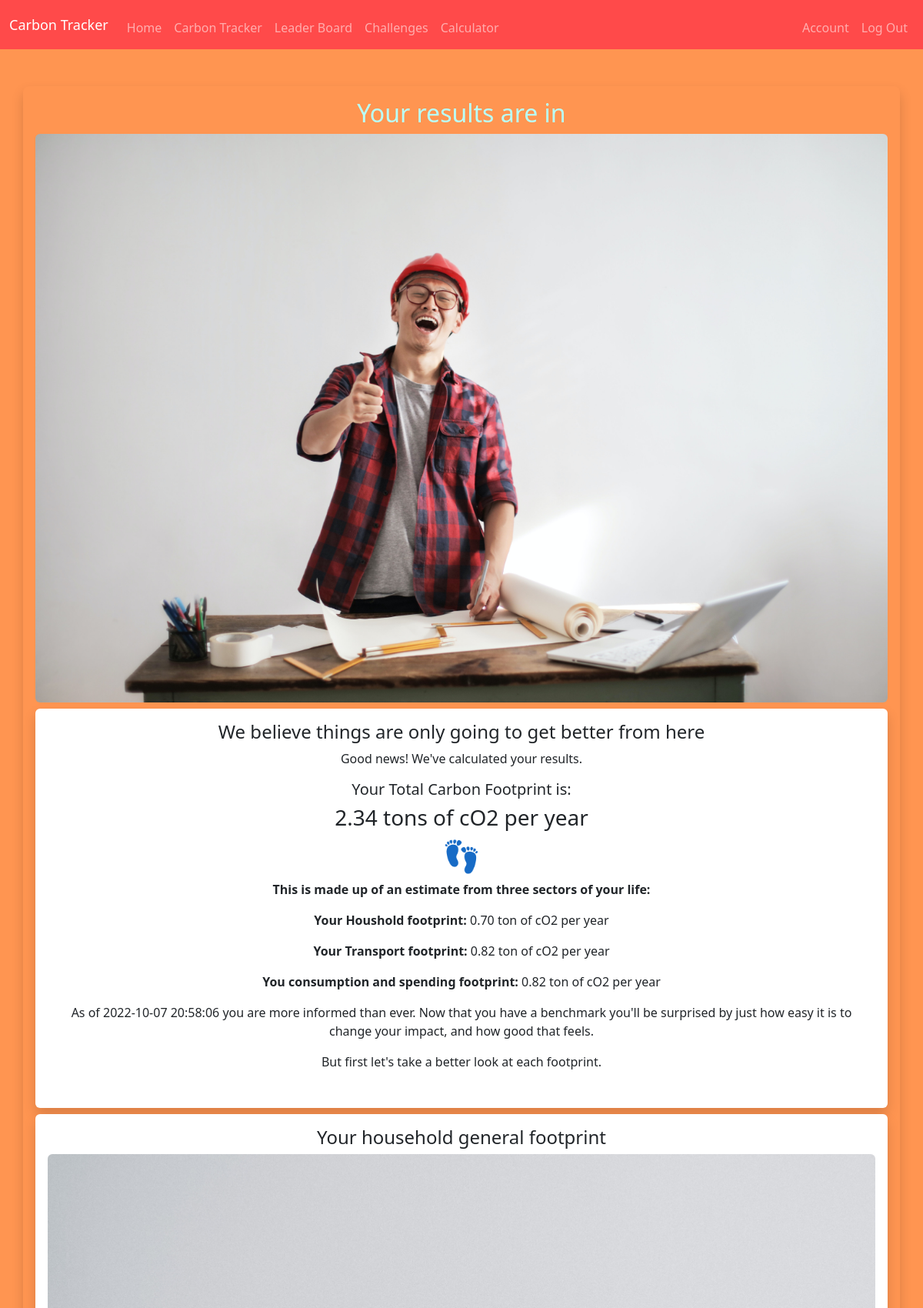
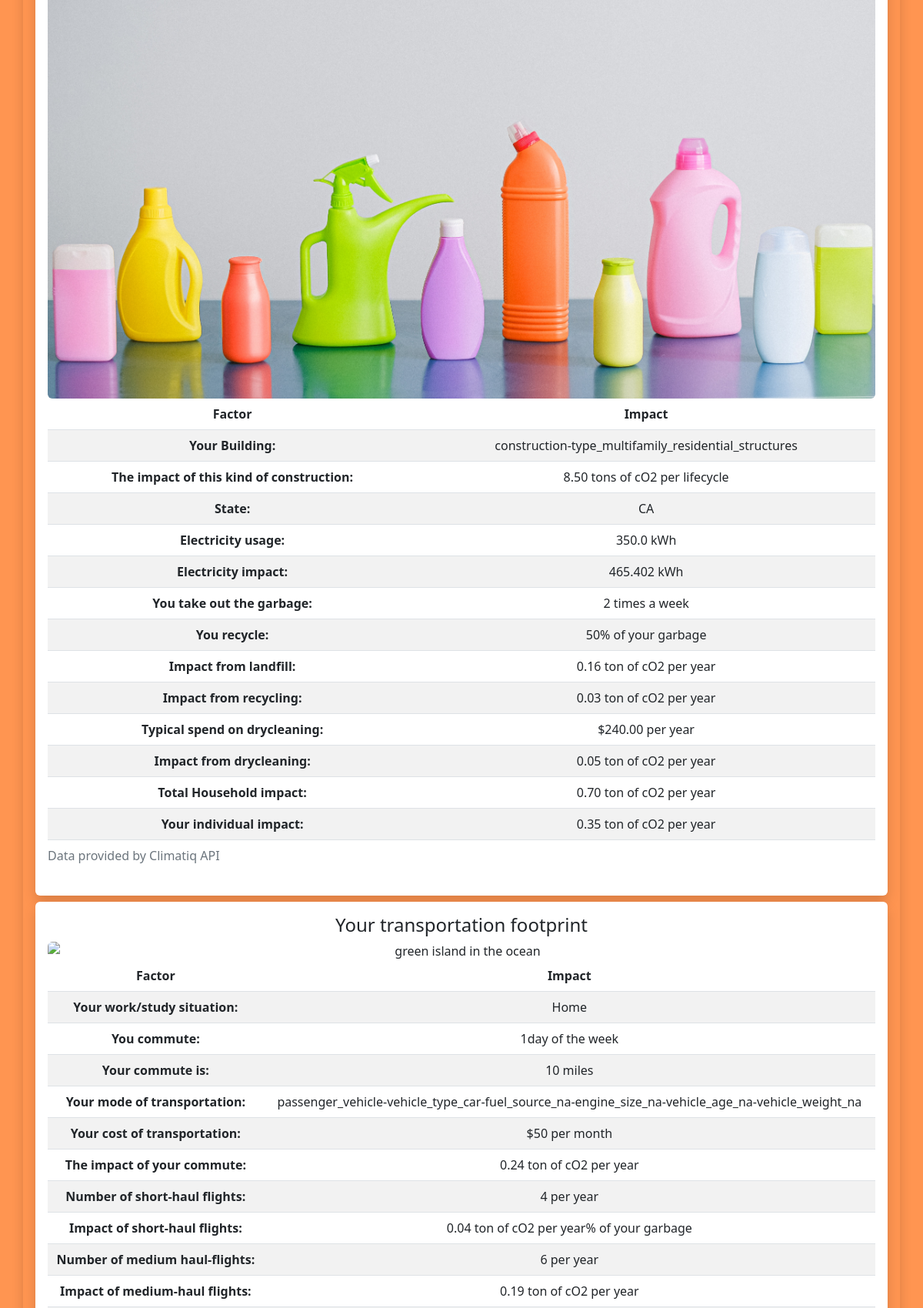
The app's page /results (signed in, upper part) with its own data (2 pictures, top to bottom).
### tables this page shows
CREATE TABLE footprint (id INTEGER PRIMARY KEY AUTOINCREMENT NOT NULL, user_id INTEGER NOT NULL, building TEXT NOT NULL, building_impact TEXT NOT NULL, state TEXT NOT NULL, electricity TEXT NOT NULL, electricity_impact TEXT NOT NULL, household_occupants INTEGER NOT NULL, waste_frequency INTEGER NOT NULL, recycling NUMERIC NOT NULL, landfill_impact TEXT NOT NULL, recycling_impact TEXT NOT NULL, drycleaning TEXT, drycleaning_impact TEXT, total_footprint_general TEXT);

CREATE TABLE transport_footprint (id INTEGER PRIMARY KEY AUTOINCREMENT NOT NULL, user_id INTEGER NOT NULL, work_situation TEXT NOT NULL, commuter_days INTEGER NOT NULL, commuter_distance NUMERIC NOT NULL, transport_mode TEXT NOT NULL, transport_cost NUMERIC, commuter_impact TEXT, short_haul INTEGER, short_haul_impact TEXT, medium_haul INTEGER, medium_haul_impact TEXT, long_haul INTEGER, long_haul_impact TEXT, transport_footprint_total TEXT);

CREATE TABLE consumption_footprint (id INTEGER PRIMARY KEY AUTOINCREMENT NOT NULL, user_id INTEGER NOT NULL, beef_consumption INTEGER NOT NULL, beef_impact TEXT NOT NULL, pork_consumption INTEGER NOT NULL, pork_impact TEXT NOT NULL, chicken_consumption INTEGER NOT NULL, chicken_impact TEXT NOT NULL, dietary_attitude TEXT NOT NULL, new_clothes TEXT, new_clothes_impact, restaurants TEXT, restaurants_impact TEXT, accessories TEXT, accessories_impact TEXT, appliances TEXT, appliances_impact TEXT, hotels TEXT, hotels_impact TEXT, consumption_footprint_total TEXT, datetime DEFAULT CURRENT_TIMESTAMP);

### app.py (the view)
@app.route("/results", methods=["GET", "POST"])
@login_required
def results():
  if request.method == "POST":
    return render_template("/results.html")
  else:
    user = session.get("user_id")
    db_footprint = db.execute("SELECT * FROM footprint WHERE user_id=?", session.get("user_id"))
    total_footprint_general_formatted = 0
    for score in db_footprint:
      building = score['building']
      impact_of_construction = float(score['building_impact'])
      state = score['state']
      electricity = score['electricity']
      electricity_impact = (score['electricity_impact'])
      household_occupants = score['household_occupants']
      waste_frequency = score['waste_frequency']
      recycling = score['recycling']
      landfill_impact = co2(float(score['landfill_impact']))
      recycling_impact = co2(float(score['recycling_impact']))
      drycleaning_spend = ((float(score['drycleaning']) * 12))
      drycleaning_impact = co2(float(score['drycleaning_impact']))
      total_footprint_general = score['total_footprint_general']
    if "tons of cO2 per year" in total_footprint_general:
      individual_score = ((float(total_footprint_general.replace("tons of cO2 per year", ""))) / (int(household_occupants)))
    elif "ton of cO2 per year" in total_footprint_general:
      individual_score = ((float(total_footprint_general.replace("ton of cO2 per year", ""))) / (int(household_occupants)))
    individual_score_formatted = co2(individual_score * 1000)
    if "tons of cO2 per year" in total_footprint_general:
      total_footprint_general_formatted = co2(float(total_footprint_general.replace("tons of cO2 per year", "")) * 1000)
    elif "ton of cO2 per year" in total_footprint_general:
      total_footprint_general_formatted = co2(float(total_footprint_general.replace("ton of cO2 per year", "")) * 1000)
    impact_of_construction_formatted = co2lifetime(impact_of_construction)
    drycleaning_formatted = "{:.2f}".format(drycleaning_spend)
    db_transport = db.execute("SELECT * FROM transport_footprint WHERE user_id=?", user)
    for score in db_transport:
      work_situation = score['work_situation']
      commuter_days = score['commuter_days']
      commuter_distance = score['commuter_distance']
      transport_mode = score['transport_mode']
      transport_cost = score['transport_cost']
      impact_of_commute = co2(float(score['commuter_impact']))
      short_haul_flights = score['short_haul']
      short_haul_flights_impact = co2(float(score['short_haul_impact']))
      medium_haul_flights = score['medium_haul']
      medium_haul_flights_impact = co2(float(score['medium_haul_impact']))
      long_haul_flights = score['long_haul']
      long_haul_flights_impact = co2(float(score['long_haul_impact']))
      total_footprint_transport = score['transport_footprint_total']
      if "tons of cO2 per year" in total_footprint_transport:
        total_footprint_transport_formatted = co2(float(total_footprint_transport.replace("tons of cO2 per year", "")) * 1000)
      else:
        total_footprint_transport_formatted = co2(float(total_footprint_transport.replace("ton of cO2 per year", "")) * 1000)
    if int(commuter_days) > 1:
      commuter_days = str(commuter_days) + "days of the week"
    else:
      commuter_days = str(commuter_days) + "day of the week"
    db_consumption = db.execute("SELECT * FROM consumption_footprint WHERE user_id=?", user)
    for score in db_consumption:
      beef_consumption = int(score['beef_consumption'])
      if beef_consumption > 1:
        beef_consumption = str(beef_consumption) + " times"
      else:
        beef_consumption = str(beef_consumption) + " time"
      beef_impact = co2(float(score['beef_impact']))
      beef_add = float(score['beef_impact'])
      pork_consumption = int(score['pork_consumption'])
      if pork_consumption > 1:
        pork_consumption = str(pork_consumption) + " times"
      else:
        pork_consumption = str(pork_consumption) + " times"
      pork_impact = co2(float(score['pork_impact']))
      pork_add = float(score['pork_impact'])
      chicken_consumption = int(score['chicken_consumption'])
      if chicken_consumption > 1:
        chicken_consumption = str(chicken_consumption) + " times"
      else:
        chicken_consumption= str(chicken_consumption) + "time"
      chicken_impact = co2(float(score['chicken_impact']))
      chicken_add = float(score['chicken_impact'])
      willingness_to_adjust_diet = (score['dietary_attitude']).replace("_", " ")
      new_clothing_spend = score['new_clothes']
      if new_clothing_spend == "No info given":
        new_clothing_spend = score['new_clothes']
        new_clothing_impact = "Unknown, we need more information from you to calculate this."
        new_clothing_add = 0
      else:
        new_clothing_spend = formatfloat(float(score['new_clothes']))
        new_clothing_impact = co2(float(score['new_clothes_impact']))
        new_clothing_add = new_clothing_impact
      restaurants_spend = score['restaurants']
      if restaurants_spend == "No info given":
        restaurants_spend = "No info given"
        restaurants_impact = "Unknown, we need more information from you to calculate this."
        restaurants_add = 0
      else:
        restaurants_spend = formatfloat(float(restaurants_spend))
        restaruants_impact = co2(float(score['restaurants_impact']))
        restaurants_add = restaurants_impact
      accessories_spend = score['accessories']
      if accessories_spend == "No info given":
        accessories_spend = "No info given"
        accessories_impact = "Unknown, we need more information from you to calculate this."
        accessories_add = 0
      else:
        accessories_spend = format(float(accessories_spend))
        accessories_impact = co2(float(score['accessories_impact']))
        accessories_add = accessories_impact
      appliances_spend = score['appliances']
      if appliances_spend == "No info given":
        appliances_spend = "No info given"
        appliances_impact = "Unknown, we need more information from you to calculate this."
        appliances_add = 0
      else:
        appliances_spend = format(float(appliances_spend))
        appliances_impact = co2(float(score['appliances_impact']))
        appliances_add = appliances_impact
      hotels = score['hotels']
      if hotels == "No info given":
        hotels = "No info given"
        hotels_impact = "Unknown, we need more information from you to calculate this."
        hotels_add = 0
      else:
        hotels = format(float(hotels))
        hotels_impact = co2(float(score['hotels_impact']))
        hotels_add = 0
      total_footprint_consumption = hotels_add + appliances_add + accessories_add + restaurants_add + new_clothing_add + beef_add + chicken_add + pork_add
      date_completed = score['datetime']
    sum_total_footprint_general = total_footprint_general
    if "tons of cO2 per year" in total_footprint_general:
      sum_total_footprint_general = float(total_footprint_general.replace("tons of cO2 per year", "")) * 1000
    elif "ton of cO2 per year" in total_footprint_general:
      sum_total_footprint_general = float(total_footprint_general.replace("ton of cO2 per year", "")) * 1000
    else:
      print("Something else is going on")
    sum_total_footprint_transport = total_footprint_transport
    if "tons of cO2 per year" in total_footprint_transport:
      sum_total_footprint_transport = float(total_footprint_transport.replace("tons of cO2 per year", "")) * 1000
    elif "ton of cO2 per year" in total_footprint_transport:
      sum_total_footprint_transport = float(total_footprint_transport.replace("ton of cO2 per year", "")) * 1000
    else:
      print("Something else is going on")
    sum_total_footprint_consumption = float(total_footprint_consumption)
    total = sum_total_footprint_general + sum_total_footprint_transport + sum_total_footprint_consumption
    grand_total = co2(total)
    total_footprint_consumption = co2(float(total_footprint_consumption))
    return render_template("/results.html", total=grand_total, datetime=date_completed, household=total_footprint_general, transport=total_footprint_transport, consumption=total_footprint_consumption, building=building, buildingimpact=impact_of_construction_formatted, state=state, electricity=electricity, electrictyimpact=electricity_impact, wastefrequency=waste_frequency, landfill=landfill_impact, recycling=recycling, recyclingimpact=recycling_impact, drycleaning=drycleaning_formatted, drycleaningimpact=drycleaning_impact, totalfootprint=total_footprint_general_formatted, individualfootprint=individual_score_formatted, worksituation=work_situation, commuterdays=commuter_days, commuterdistance=commuter_distance, transportmode=transport_mode, transportcost=transport_cost, commuterimpact=impact_of_commute, shorthaul=short_haul_flights, shorthaulimpact=short_haul_flights_impact, mediumhaul=medium_haul_flights, mediumhaulimpact=medium_haul_flights_impact, longhaul=long_haul_flights, longhaulimpact=long_haul_flights_impact, totaltransportfootprint=total_footprint_transport_formatted, beef=beef_consumption, beefimpact=beef_impact, pork=pork_consumption, porkimpact=pork_impact, chicken=chicken_consumption, chickenimpact=chicken_impact, willingness=willingness_to_adjust_diet, newclothing=new_clothing_spend, newclothingimpact=new_clothing_impact, restaurants=restaurants_spend, restaurantsimpact=restaurants_impact, accesories=accessories_spend, accessories=accessories_spend, accessoriesimpact=accessories_impact, appliances=appliances_spend, appliancesimpact=appliances_impact, hotels=hotels, hotelsimpact=hotels_impact, totalconsumptionfootprint=total_footprint_consumption)

### templates/results.html (shortened to what this page needs)
{% extends "layout.html" %}
{% block main %}
<form action="/results" method="post">
  <div class="container p-3 shadow rounded-3 orange">
    <h2 class="whiteText">Your results are in</h2>
    <img class="img-fluid rounded-2 mx-auto w-100" src="/static/laughing_construction.jpg" alt="green island in the ocean"/>
  </form>
    <div class="card body rounded-2 shadow p-3 border-0 m-2 justify-content-center mx-auto">
      <h4>We believe things are only going to get better from here</h4>
      <p>Good news! We've calculated your results.</p>
      <div class="mb-3 container-fluid align-content-start">
        <h5>Your Total Carbon Footprint is: </h5>
        <h3>{{total}}</h3>
        <h1>👣</h1>
        <p><b>This is made up of an estimate from three sectors of your life:</b></p>
        <p><b>Your Houshold footprint:</b> {{household}}</p>
        <p><b>Your Transport footprint:</b> {{transport}}</p>
        <p><b>You consumption and spending footprint:</b> {{consumption}}</p>
      <p>As of {{datetime}} you are more informed than ever. Now that you have a benchmark you'll be surprised by just how easy it is to change your impact, and how good that feels.</p>
        <p>But first let's take a better look at each footprint.</p>
</div>
</div>
  <div class="card body rounded-2 shadow p-3 border-0 m-2 justify-content-center mx-auto w-100">
    <h4>Your household general footprint</h4>
    <img class="img-fluid rounded-2 mx-auto w-100" src="/static/detergents.jpg" alt="green island in the ocean"/>
    <table class="table table-striped table-hover table-responsive">
      <caption>Data provided by Climatiq API</caption>
      <thead>
        <tr>
          <th scope="col">Factor</th>
          <th scope="col">Impact</th>
        </tr>
      </thead>
      <tbody>
        <tr>
          <th scope="row">Your Building:</th>
          <td>{{building}}</td>
        </tr>
        <tr>
          <th scope="row">The impact of this kind of construction:</th>
          <td>{{buildingimpact}}</td>
        </tr>
        <tr>
          <th scope="row">State:</th>
          <td>{{state}} </td>
        </tr>
        <tr>
          <th scope="row">Electricity usage:</th>
          <td>{{electricity}} kWh</td>
        </tr>
        <tr>
          <th scope="row">Electricity impact:</th>
          <td>{{electrictyimpact}} kWh</td>
        </tr>
        <tr>
          <th scope="row">You take out the garbage:</th>
          <td>{{wastefrequency}} times a week</td>
        </tr>
        <tr>
          <th scope="row">You recycle:</th>
          <td>{{recycling}}% of your garbage</td>
        </tr>
        <tr>
          <th scope="row">Impact from landfill:</th>
          <td>{{landfill}}</td>
        </tr>
        <tr>
          <th scope="row">Impact from recycling:</th>
          <td>{{recyclingimpact}}</td>
        </tr>
        <tr>
          <th scope="row">Typical spend on drycleaning:</th>
          <td>${{drycleaning}} per year</td>
        </tr>
        <tr>
          <th scope="row">Impact from drycleaning:</th>
          <td>{{drycleaningimpact}}</td>
        </tr>
        <tr>
          <th scope="row">Total Household impact:</th>
          <td>{{totalfootprint}}</td>
        </tr>
        <tr>
          <th scope="row">Your individual impact:</th>
          <td>{{individualfootprint}}</td>
        </tr>
    </table>
  </div>
  <div class="card body rounded-2 shadow p-3 border-0 m-2 justify-content-center mx-auto w-100">
    <h4>Your transportation footprint</h4>
    <img class="img-fluid rounded-2 mx-auto w-100" src="/static/highway.jpg" alt="green island in the ocean"/>
    <table class="table table-striped table-hover table-responsive">
      <thead>
        <tr>
          <th scope="col">Factor</th>
          <th scope="col">Impact</th>
        </tr>
      </thead>
      <tbody>
        <tr>
          <th scope="row">Your work/study situation:</th>
          <td>{{worksituation}}</td>
        </tr>
        <tr>
          <th scope="row">You commute:</th>
          <td>{{commuterdays}}</td>
        </tr>
        <tr>
          <th scope="row">Your commute is:</th>
          <td>{{commuterdistance}} miles</td>
        </tr>
        <tr>
          <th scope="row">Your mode of transportation:</th>
          <td>{{transportmode}}</td>
        </tr>
        <tr>
          <th scope="row">Your cost of transportation:</th>
          <td>${{transportcost}} per month</td>
        </tr>
        <tr>
          <th scope="row">The impact of your commute:</th>
          <td>{{commuterimpact}}</td>
        </tr>
        <tr>
          <th scope="row">Number of short-haul flights:</th>
          <td>{{shorthaul}} per year</td>
        </tr>
        <tr>
          <th scope="row">Impact of short-haul flights:</th>
          <td>{{shorthaulimpact}}% of your garbage</td>
        </tr>
        <tr>
          <th scope="row">Number of medium haul-flights:</th>
          <td>{{mediumhaul}} per year</td>
        </tr>
        <tr>
          <th scope="row">Impact of medium-haul flights:</th>
          <td>{{mediumhaulimpact}}</td>
        </tr>
    </table>
  </div>
{% endblock %}

### records on screen
footprint: total_footprint_general "0.70 ton of cO2 per year", building "construction-type_multifamily_residential_structures", state "CA", electricity "350.0", electricity_impact "465.402"
transport_footprint: work_situation "Home"
consumption_footprint: datetime "2022-10-07 20:58:06"

### other values on screen
{{ total }} "2.34 tons of cO2 per year"
{{ consumption }} "0.82 ton of cO2 per year"
{{ buildingimpact }} "8.50 tons of cO2 per lifecycle"
{{ wastefrequency }} "2"
{{ recycling }} "50"
{{ landfill }} "0.16 ton of cO2 per year"
{{ recyclingimpact }} "0.03 ton of cO2 per year"
{{ drycleaning }} "240.00"
{{ drycleaningimpact }} "0.05 ton of cO2 per year"
{{ individualfootprint }} "0.35 ton of cO2 per year"
{{ commuterdays }} "1day of the week"
{{ commuterdistance }} "10"
{{ transportcost }} "50"
{{ commuterimpact }} "0.24 ton of cO2 per year"
{{ shorthaul }} "4"
